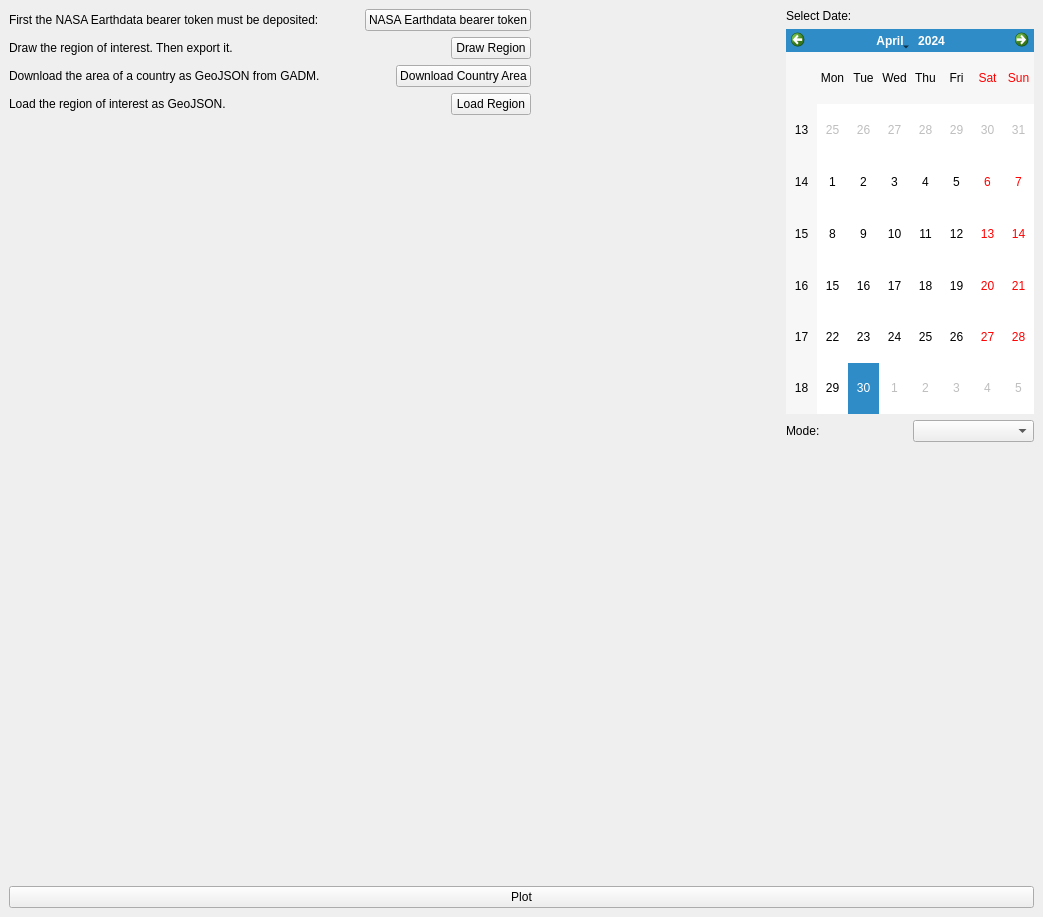
<?xml version="1.0" encoding="UTF-8"?>
<ui version="4.0">
 <class>MainWindow</class>
 <widget class="QMainWindow" name="MainWindow">
  <property name="geometry">
   <rect>
    <x>0</x>
    <y>0</y>
    <width>1043</width>
    <height>917</height>
   </rect>
  </property>
  <property name="windowTitle">
   <string>MainWindow</string>
  </property>
  <widget class="QWidget" name="centralwidget">
   <layout class="QHBoxLayout" name="horizontalLayout_2">
    <item>
     <layout class="QVBoxLayout" name="verticalLayout">
      <property name="sizeConstraint">
       <enum>QLayout::SetDefaultConstraint</enum>
      </property>
      <item>
       <layout class="QHBoxLayout" name="Top">
        <item>
         <layout class="QVBoxLayout" name="get_data">
          <item>
           <layout class="QHBoxLayout" name="horizontalLayout_3">
            <item>
             <widget class="QLabel" name="label_3">
              <property name="text">
               <string>First the NASA Earthdata bearer token must be deposited:</string>
              </property>
             </widget>
            </item>
            <item>
             <spacer name="horizontalSpacer_2">
              <property name="orientation">
               <enum>Qt::Horizontal</enum>
              </property>
              <property name="sizeHint" stdset="0">
               <size>
                <width>40</width>
                <height>20</height>
               </size>
              </property>
             </spacer>
            </item>
            <item>
             <widget class="QPushButton" name="button_token">
              <property name="text">
               <string>NASA Earthdata bearer token</string>
              </property>
             </widget>
            </item>
           </layout>
          </item>
          <item>
           <layout class="QHBoxLayout" name="horizontalLayout_8">
            <item>
             <widget class="QLabel" name="label_4">
              <property name="text">
               <string>Draw the region of interest. Then export it.</string>
              </property>
             </widget>
            </item>
            <item>
             <spacer name="horizontalSpacer_3">
              <property name="orientation">
               <enum>Qt::Horizontal</enum>
              </property>
              <property name="sizeHint" stdset="0">
               <size>
                <width>40</width>
                <height>20</height>
               </size>
              </property>
             </spacer>
            </item>
            <item>
             <widget class="QPushButton" name="button_draw">
              <property name="text">
               <string>Draw Region</string>
              </property>
             </widget>
            </item>
           </layout>
          </item>
          <item>
           <layout class="QHBoxLayout" name="horizontalLayout_6">
            <item>
             <widget class="QLabel" name="label_6">
              <property name="text">
               <string>Download the area of a country as GeoJSON from GADM.</string>
              </property>
             </widget>
            </item>
            <item>
             <spacer name="horizontalSpacer_4">
              <property name="orientation">
               <enum>Qt::Horizontal</enum>
              </property>
              <property name="sizeHint" stdset="0">
               <size>
                <width>40</width>
                <height>20</height>
               </size>
              </property>
             </spacer>
            </item>
            <item>
             <widget class="QPushButton" name="button_gadm">
              <property name="text">
               <string>Download Country Area</string>
              </property>
             </widget>
            </item>
           </layout>
          </item>
          <item>
           <layout class="QHBoxLayout" name="horizontalLayout_5">
            <item>
             <widget class="QLabel" name="label_5">
              <property name="text">
               <string>Load the region of interest as GeoJSON.</string>
              </property>
             </widget>
            </item>
            <item>
             <spacer name="horizontalSpacer_5">
              <property name="orientation">
               <enum>Qt::Horizontal</enum>
              </property>
              <property name="sizeHint" stdset="0">
               <size>
                <width>40</width>
                <height>20</height>
               </size>
              </property>
             </spacer>
            </item>
            <item>
             <widget class="QPushButton" name="button_load">
              <property name="text">
               <string>Load Region</string>
              </property>
             </widget>
            </item>
           </layout>
          </item>
          <item>
           <spacer name="verticalSpacer_2">
            <property name="orientation">
             <enum>Qt::Vertical</enum>
            </property>
            <property name="sizeHint" stdset="0">
             <size>
              <width>20</width>
              <height>40</height>
             </size>
            </property>
           </spacer>
          </item>
         </layout>
        </item>
        <item>
         <spacer name="horizontalSpacer">
          <property name="orientation">
           <enum>Qt::Horizontal</enum>
          </property>
          <property name="sizeHint" stdset="0">
           <size>
            <width>40</width>
            <height>20</height>
           </size>
          </property>
         </spacer>
        </item>
        <item>
         <layout class="QVBoxLayout" name="DataOptions">
          <item>
           <widget class="QLabel" name="label_7">
            <property name="text">
             <string>Select Date:</string>
            </property>
           </widget>
          </item>
          <item>
           <widget class="QCalendarWidget" name="calendarWidget">
            <property name="selectedDate">
             <date>
              <year>2024</year>
              <month>4</month>
              <day>30</day>
             </date>
            </property>
            <property name="minimumDate">
             <date>
              <year>2012</year>
              <month>1</month>
              <day>1</day>
             </date>
            </property>
           </widget>
          </item>
          <item>
           <layout class="QHBoxLayout" name="Mode">
            <item>
             <widget class="QLabel" name="label_2">
              <property name="text">
               <string>Mode:</string>
              </property>
             </widget>
            </item>
            <item>
             <widget class="QComboBox" name="box_mode">
              <property name="currentText">
               <string/>
              </property>
             </widget>
            </item>
           </layout>
          </item>
         </layout>
        </item>
       </layout>
      </item>
      <item>
       <spacer name="verticalSpacer">
        <property name="orientation">
         <enum>Qt::Vertical</enum>
        </property>
        <property name="sizeHint" stdset="0">
         <size>
          <width>20</width>
          <height>40</height>
         </size>
        </property>
       </spacer>
      </item>
      <item>
       <widget class="QWidget" name="plot_widget" native="true"/>
      </item>
      <item>
       <widget class="QPushButton" name="button_plot">
        <property name="text">
         <string>Plot</string>
        </property>
       </widget>
      </item>
     </layout>
    </item>
   </layout>
  </widget>
 </widget>
 <resources/>
 <connections/>
</ui>
